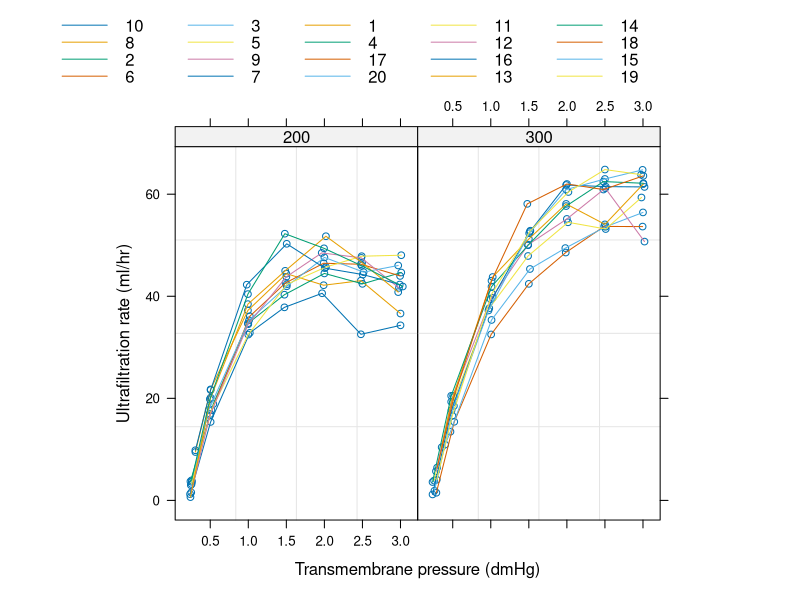
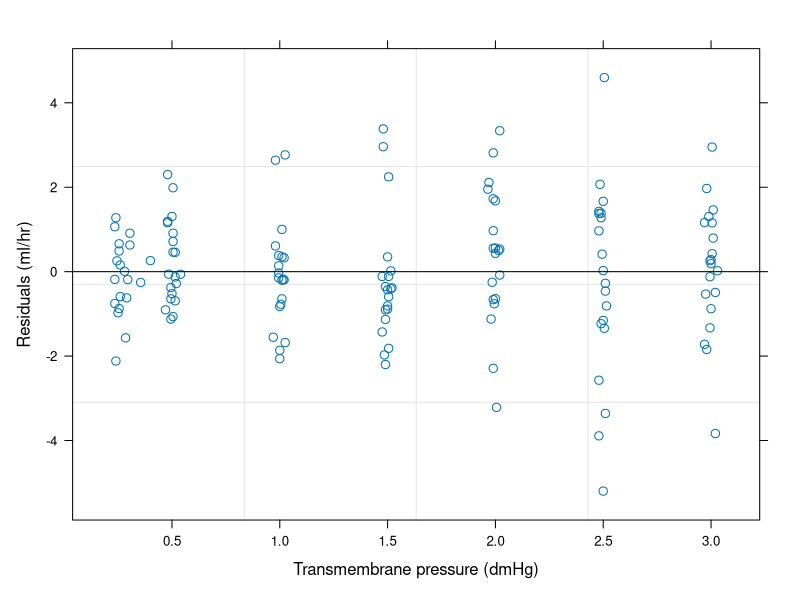
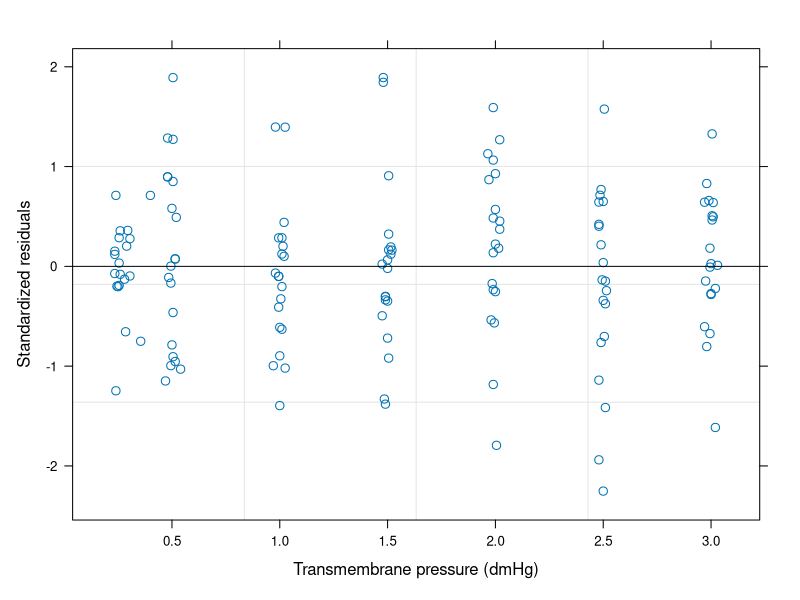
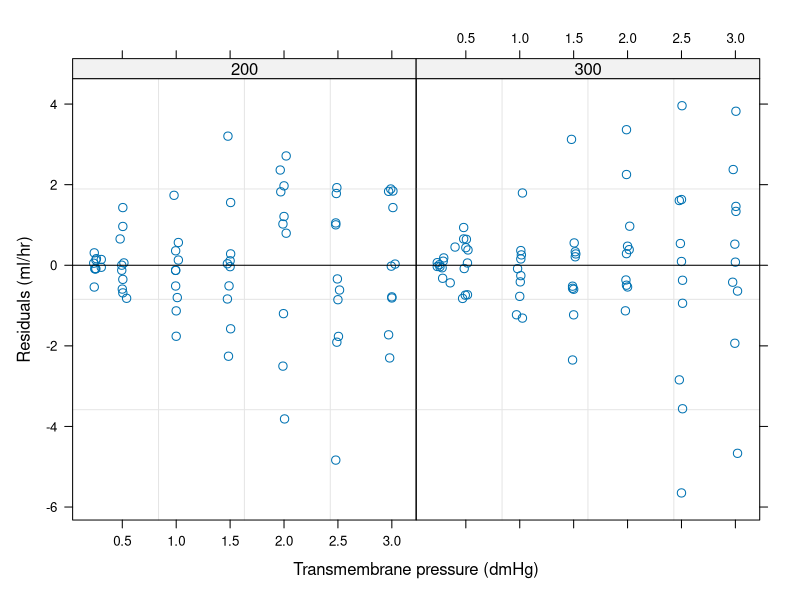
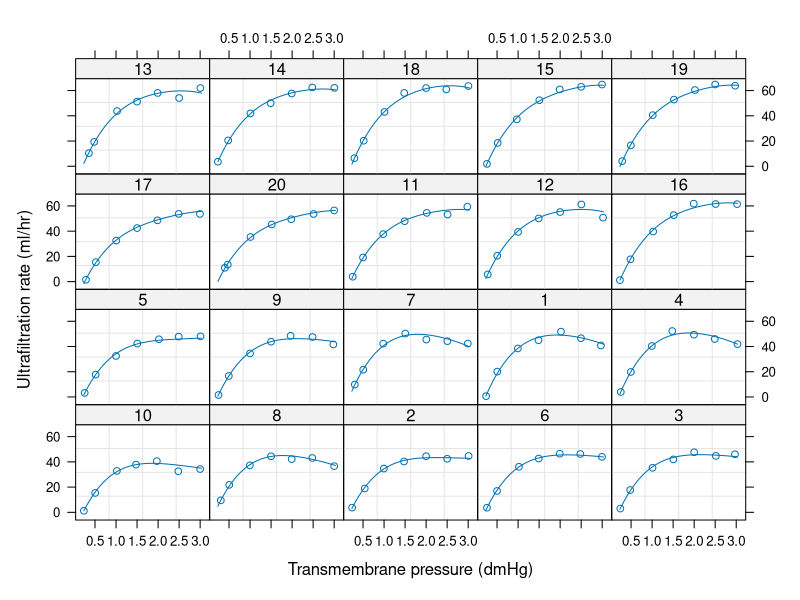
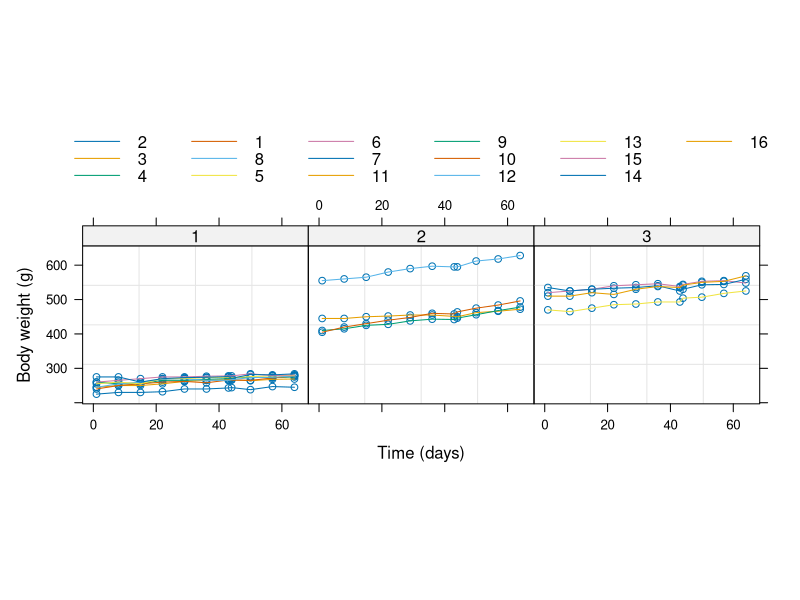
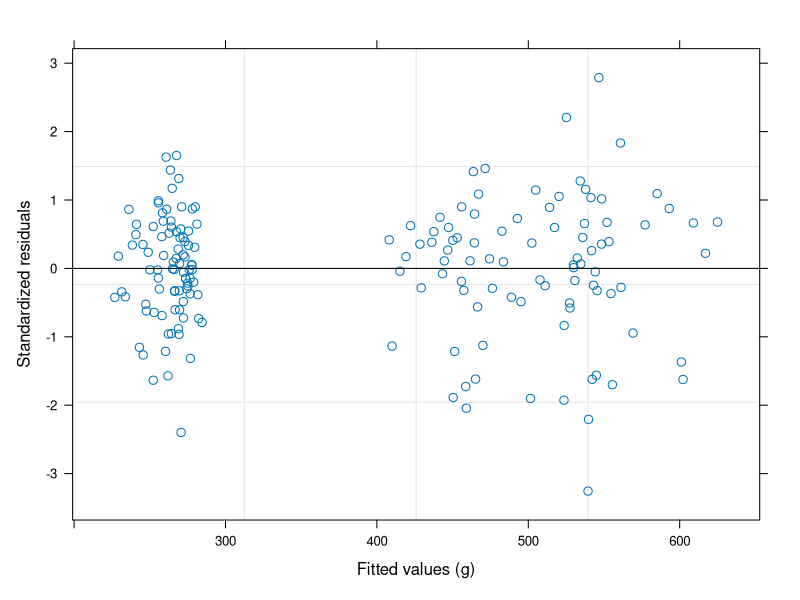
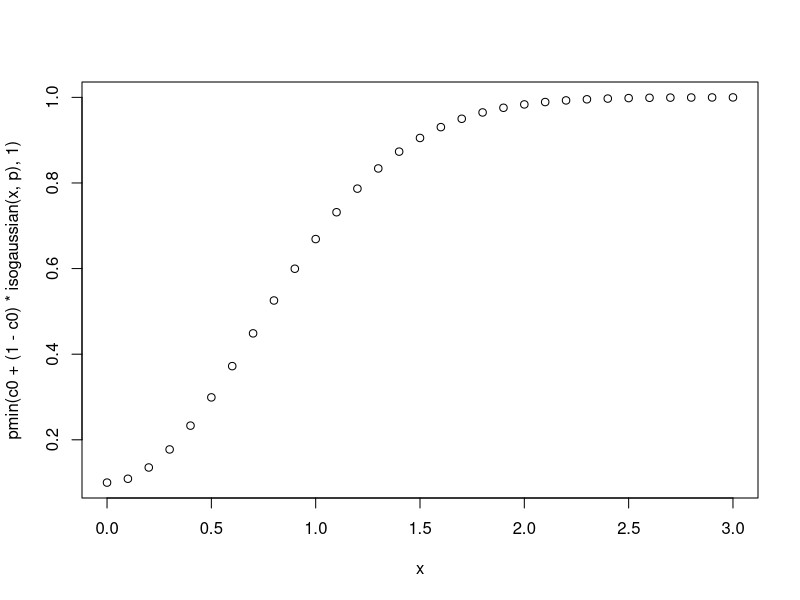

R code for these plots, in order:
## ---- chunk 1
library(nlme)
options(
  width = 65,
  ## reduce platform dependence in printed output when testing
  digits = if (nzchar(Sys.getenv("R_TESTS"))) 3 else 5
)
## ---- chunk 2
vf1Fixed <- varFixed(~age)
vf1Fixed <- Initialize(vf1Fixed, data = Orthodont)
varWeights(vf1Fixed)
## ---- chunk 3
1 / sqrt(8)
1 / sqrt(10)
## ---- chunk 4
vf1Ident <- varIdent(c(Female = 0.5), ~ 1 | Sex)
vf1Ident <- Initialize(vf1Ident, Orthodont)
varWeights(vf1Ident)
## ---- chunk 5
vf2Ident <- varIdent(form = ~ 1 | Sex, fixed = c(Female = 0.5))
vf2Ident <- Initialize(vf2Ident, Orthodont)
varWeights(vf2Ident)
## ---- chunk 6
vf3Ident <- varIdent(form = ~ 1 | Sex * age)
vf3Ident <- Initialize(vf3Ident, Orthodont)
varWeights(vf3Ident)
## ---- chunk 7
vf1Power <- varPower(1)
formula(vf1Power)
## ---- chunk 8
vf2Power <- varPower(fixed = 0.5)
## ---- chunk 9
vf3Power <- varPower(form = ~ fitted(.) | Sex, fixed = list(Male = 0.5, Female = 0))
## ---- chunk 10
vf1Exp <- varExp(form = ~ age | Sex, fixed = c(Female = 0))
## ---- chunk 11
vf1ConstPower <- varConstPower(
  power = 0.5,
  fixed = list(const = 1)
)
## ---- chunk 12
vf1Comb <- varComb(
  varIdent(c(Female = 0.5), ~ 1 | Sex),
  varExp(1, ~age)
)
vf1Comb <- Initialize(vf1Comb, Orthodont)
varWeights(vf1Comb)
## ---- chunk 13
head(Dialyzer)
## ---- chunk 14
plot(Dialyzer, outer = ~QB)
## ---- chunk 15
fm1Dial.lme <-
  lme(
    rate ~ (pressure + I(pressure^2) + I(pressure^3) + I(pressure^4)) * QB,
    data = Dialyzer,
    random = ~ pressure + I(pressure^2)
  )
fm1Dial.lme
## ---- chunk 16
plot(fm1Dial.lme, resid(.) ~ pressure, abline = 0)
## ---- chunk 17
fm2Dial.lme <- update(
  fm1Dial.lme,
  weights = varPower(form = ~pressure)
)
fm2Dial.lme
## ---- chunk 18
plot(fm2Dial.lme, resid(., type = "p") ~ pressure, abline = 0)
## ---- chunk 19
anova(fm1Dial.lme, fm2Dial.lme)
## ---- chunk 20
intervals(fm2Dial.lme)
## ---- chunk 21
plot(fm2Dial.lme, resid(.) ~ pressure | QB, abline = 0)
## ---- chunk 22
fm3Dial.lme <- update(fm2Dial.lme,
  weights = varPower(form = ~ pressure | QB)
)
fm3Dial.lme
## ---- chunk 23
anova(fm2Dial.lme, fm3Dial.lme)
## ---- chunk 24
fm4Dial.lme <- update(fm2Dial.lme, weights = varConstPower(form = ~pressure))
fm4Dial.lme
## ---- chunk 25
anova(fm2Dial.lme, fm4Dial.lme)
## ---- chunk 26
plot(augPred(fm2Dial.lme), grid = T)
## ---- chunk 27
anova(fm2Dial.lme)
## ---- chunk 28
anova(fm2Dial.lme, Terms = 8:10)
## ---- chunk 29
BodyWeight
## ---- chunk 30
plot(BodyWeight, outer = ~Diet, aspect = 0.7, layout = c(3, 1))
## ---- chunk 31
fm1BW.lme <-
  lme(
    weight ~ Time * Diet,
    data = BodyWeight,
    random = ~Time
  )
summary(fm1BW.lme)
## ---- chunk 32
plot(fm1BW.lme)
## ---- chunk 33
fm2BW.lme <- update(fm1BW.lme, weights = varPower(form = ~ fitted(.)))
summary(fm2BW.lme)
## ---- chunk 34
anova(fm1BW.lme, fm2BW.lme)
## ---- chunk 35
anova(fm2BW.lme, L = c("Time:Diet2" = 1, "Time:Diet3" = -1))
## ---- chunk 36
x <- seq(0, 3, by = .1)
isolinear <- function(s, p) 1 - (1 - s / p)
isogaussian <- function(s, p) 1 - exp(-(s / p)^2)
isoraquad <- function(s, p) (s / p)^2 / (1 + (s / p)^2)

c0 <- 0.1
p <- 1

plot(x, pmin(c0 + (1 - c0) * isogaussian(x, p), 1))
plot(x, pmin(c0 + (1 - c0) * isolinear(x, p), 1))
plot(x, pmin(c0 + (1 - c0) * isoraquad(x, p), 1))
## ---- chunk 37
cs1CompSymm <- corCompSymm(value = 0.3, form = ~ 1 | Subject)
str(cs1CompSymm)
## ---- chunk 38
cs2CompSym <- corCompSymm(value = 0.3, form = ~ age | Subject)
str(cs2CompSym)
## ---- chunk 39
cs1CompSymm <- Initialize(cs1CompSymm, data = Orthodont)
head(corMatrix(cs1CompSymm))
## ---- chunk 40
cs1Symm <- corSymm(
  value = c(0.2, 0.1, -0.1, 0, 0.2, 0),
  form = ~ 1 | Subject
)
cs1Symm <- Initialize(cs1Symm, data = Orthodont)
head(corMatrix(cs1Symm))
## ---- chunk 41
cs1AR1 <- corAR1(0.8, form = ~ 1 | Subject)
cs1AR1 <- Initialize(cs1AR1, data = Orthodont)
head(corMatrix(cs1AR1))
## ---- chunk 42
cs1ARMA <- corARMA(0.4, form = ~ 1 | Subject, q = 1)
cs1ARMA <- Initialize(cs1ARMA, data = Orthodont)
head(corMatrix(cs1ARMA))
## ---- chunk 43
cs2ARMA <- corARMA(c(0.8, 0.4), form ~ 1 | Subject, p = 1, q = 1)
cs2ARMA <- Initialize(cs2ARMA, data = Orthodont)
head(corMatrix(cs2ARMA))
## ---- chunk 44
spatDat <- data.frame(x = (0:4) / 4, y = (0:4) / 4)
spatDat
## ---- chunk 45
cs1Exp <- corExp(1, form = ~ x + y)
cs1Exp <- Initialize(cs1Exp, spatDat)
corMatrix(cs1Exp)
## ---- chunk 46
cs2Exp <- corExp(1, form = ~ x + y, metric = "manhattan")
cs2Exp <- Initialize(cs2Exp, spatDat)
corMatrix(cs2Exp)
## ---- chunk 47
cs3Exp <- corExp(c(1, 0.2), form = ~ x + y, nugget = TRUE)
cs3Exp <- Initialize(cs3Exp, spatDat)
corMatrix(cs3Exp)
## ---- chunk 48
head(Ovary)
str(Ovary)
## ---- chunk 49
library(ggplot2)
ggplot(Ovary, aes(Time, follicles)) +
  geom_point() +
  facet_wrap(~Mare)
## ---- chunk 50
fm1Ovar.lme <- lme(follicles ~ sin(2 * pi * Time) + cos(2 * pi * Time),
  data = Ovary, random = pdDiag(~ sin(2 * pi * Time))
)
summary(fm1Ovar.lme)
## ---- chunk 51
ACF(fm1Ovar.lme)
## ---- chunk 52
plot(ACF(fm1Ovar.lme, maxLag = 10), alpha = 0.01)
## ---- chunk 53
fm2Ovar.lme <- update(fm1Ovar.lme, correlation = corAR1())
summary(fm2Ovar.lme)
## ---- chunk 54
anova(fm1Ovar.lme, fm2Ovar.lme)
## ---- chunk 55
intervals(fm1Ovar.lme)
## ---- chunk 56
intervals(fm2Ovar.lme)
## ---- chunk 57
fm3Ovar.lme <- update(fm1Ovar.lme, correlation = corARMA(q = 2))
summary(fm3Ovar.lme)
## ---- chunk 58
anova(fm2Ovar.lme, fm3Ovar.lme)
## ---- chunk 59
fm4Ovar.lme <- update(fm1Ovar.lme,
  correlation = corCAR1(form = ~Time)
)
anova(fm2Ovar.lme, fm4Ovar.lme, test = F)
## ---- chunk 60
fm5Ovar.lme <- update(fm1Ovar.lme, corr = corARMA(p = 1, q = 1))
fm5Ovar.lme
## ---- chunk 61
anova(fm2Ovar.lme, fm5Ovar.lme)
## ---- chunk 62
plot(ACF(fm5Ovar.lme, maxLag = 10, resType = "n"), alpha = 0.01)
## ---- chunk 63
Variogram(fm2BW.lme, form = ~Time)
## ---- chunk 64
plot(Variogram(fm2BW.lme, form = ~Time, maxDist = 42))
## ---- chunk 65
fm3BW.lme <- update(fm2BW.lme, correlation = corExp(form = ~Time))
fm3BW.lme
## ---- chunk 66
intervals(fm3BW.lme)
## ---- chunk 67
anova(fm2BW.lme, fm3BW.lme)
## ---- chunk 68
plot(Variogram(fm3BW.lme, form = ~Time, maxDist = 42))
## ---- chunk 69
fm4BW.lme <-
  update(fm3BW.lme, correlation = corExp(
    form = ~Time,
    nugget = TRUE
  ))
anova(fm3BW.lme, fm4BW.lme)
## ---- chunk 70
plot(Variogram(fm3BW.lme, form = ~Time, maxDist = 42))
plot(Variogram(fm3BW.lme,
  form = ~Time, maxDist = 42,
  resType = "n", robust = TRUE
))
## ---- chunk 71
fm5BW.lme <- update(fm3BW.lme, correlation = corRatio(form = ~Time))
fm6BW.lme <- update(fm3BW.lme, correlation = corSpher(form = ~Time))
fm7BW.lme <- update(fm3BW.lme, correlation = corLin(form = ~Time))
fm8BW.lme <- update(fm3BW.lme, correlation = corGaus(form = ~Time))
anova(
  fm3BW.lme, fm4BW.lme,
  fm5BW.lme, fm6BW.lme, fm7BW.lme, fm8BW.lme
)
## ---- chunk 72
fm1Orth.gls <- gls(distance ~ Sex * I(age - 11), Orthodont,
  correlation = corSymm(form = ~ 1 | Subject),
  weights = varIdent(form = ~ 1 | age)
)
fm1Orth.gls
## ---- chunk 73
intervals(fm1Orth.gls)
## ---- chunk 74
fm2Orth.gls <-
  update(fm1Orth.gls, corr = corCompSymm(form = ~ 1 | Subject))
anova(fm1Orth.gls, fm2Orth.gls)
## ---- chunk 75
fm3Orth.gls <- update(fm2Orth.gls, weights = NULL)
anova(fm2Orth.gls, fm3Orth.gls)
## ---- chunk 76
plot(fm3Orth.gls, resid(., type = "n") ~ age | Sex) # Fig. 5.16
## ---- chunk 77
fm4Orth.gls <- update(fm3Orth.gls,
  weights = varIdent(form = ~ 1 | Sex)
)
anova(fm3Orth.gls, fm4Orth.gls)
## ---- chunk 78
qqnorm(fm4Orth.gls, ~ resid(., type = "n") | Sex)
## ---- chunk 79
fm3Orth.lme <-
  lme(distance ~ Sex * I(age - 11),
    data = Orthodont,
    random = ~ I(age - 11) | Subject,
    weights = varIdent(form = ~ 1 | Sex)
  )
anova(fm3Orth.lme, fm4Orth.gls, test = FALSE)
## ---- chunk 80
fm1Dial.gls <-
  gls(
    rate ~ (pressure + I(pressure^2) + I(pressure^3) + I(pressure^4)) * QB,
    Dialyzer
  )
fm1Dial.gls
## ---- chunk 81
plot(fm1Dial.gls, resid(.) ~ pressure, abline = 0)
## ---- chunk 82
fm2Dial.gls <- update(fm1Dial.gls,
  weights = varPower(form = ~pressure)
)
fm2Dial.gls
## ---- chunk 83
plot(fm2Dial.gls, resid(.) ~ pressure, abline = 0)
## ---- chunk 84
anova(fm1Dial.gls, fm2Dial.gls)
## ---- chunk 85
ACF(fm2Dial.gls, form = ~ 1 | Subject)
## ---- chunk 86
plot(ACF(fm2Dial.gls, form = ~ 1 | Subject), alpha = 0.01)
## ---- chunk 87
fm3Dial.gls <- update(fm2Dial.gls,
  corr = corAR1(0.771, form = ~ 1 | Subject)
)
fm3Dial.gls
## ---- chunk 88
intervals(fm3Dial.gls)
## ---- chunk 89
anova(fm1Dial.gls, fm2Dial.gls, fm3Dial.gls)
## ---- chunk 90
anova(fm3Dial.gls, fm2Dial.lme, test = FALSE)
## ---- chunk 91
plot(ACF(fm3Dial.gls, form = ~ 1 | Subject), alpha = 0.01)
## ---- chunk 92
Wheat2
## ---- chunk 93
fm1Wheat2 <- gls(yield ~ variety - 1, data = Wheat2)
fm1Wheat2
## ---- chunk 94
Variogram(fm1Wheat2, form = ~ latitude + longitude)
## ---- chunk 95
formula(fm1Wheat2)
## ---- chunk 96
plot(Variogram(fm1Wheat2, form = ~ latitude + longitude, maxDist = 128),
  xlim = c(0, 32)
)
## ---- chunk 97
fm2Wheat2 <- update(fm1Wheat2, corr = corSpher(c(28, 0.2),
  form = ~ latitude + longitude,
  nugget = TRUE
))
fm2Wheat2
## ---- chunk 98
fm3Wheat2 <- update(fm1Wheat2, corr = corRatio(c(12.5, 0.2),
  form = ~ latitude + longitude, nugget = TRUE
))
fm3Wheat2
## ---- chunk 99
anova(fm2Wheat2, fm3Wheat2)
anova(fm1Wheat2, fm3Wheat2)
## ---- chunk 100
plot(Variogram(fm3Wheat2, resType = "n"))
## ---- chunk 101
plot(fm3Wheat2, resid(., type = "n") ~ fitted(.), abline = 0)
## ---- chunk 102
qqnorm(fm3Wheat2, ~ resid(., type = "n"))
## ---- chunk 103
fm4Wheat2 <- update(fm3Wheat2, model = yield ~ variety)
anova(fm4Wheat2)
## ---- chunk 104
anova(fm3Wheat2, L = c(-1, 0, 1))
